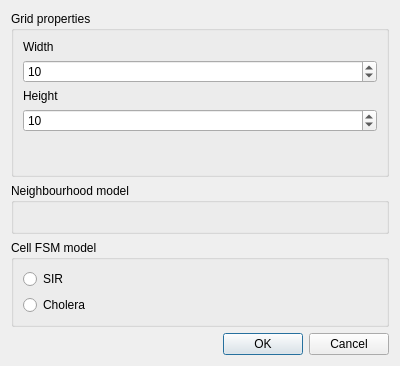
<?xml version="1.0" encoding="UTF-8"?>
<ui version="4.0">
 <class>Dialog</class>
 <widget class="QDialog" name="Dialog">
  <property name="geometry">
   <rect>
    <x>0</x>
    <y>0</y>
    <width>400</width>
    <height>366</height>
   </rect>
  </property>
  <property name="windowTitle">
   <string>Dialog</string>
  </property>
  <layout class="QVBoxLayout" name="verticalLayout_2">
   <item>
    <widget class="QGroupBox" name="groupBox">
     <property name="title">
      <string>Grid properties</string>
     </property>
     <layout class="QHBoxLayout" name="horizontalLayout">
      <item>
       <layout class="QVBoxLayout" name="shapeLayout"/>
      </item>
      <item>
       <layout class="QVBoxLayout" name="verticalLayout_4">
        <property name="topMargin">
         <number>0</number>
        </property>
        <property name="rightMargin">
         <number>0</number>
        </property>
        <item>
         <widget class="QLabel" name="label">
          <property name="text">
           <string>Width</string>
          </property>
         </widget>
        </item>
        <item>
         <widget class="QSpinBox" name="widthBox">
          <property name="maximum">
           <number>256</number>
          </property>
          <property name="value">
           <number>10</number>
          </property>
         </widget>
        </item>
        <item>
         <widget class="QLabel" name="label_2">
          <property name="text">
           <string>Height</string>
          </property>
         </widget>
        </item>
        <item>
         <widget class="QSpinBox" name="heightBox">
          <property name="maximum">
           <number>256</number>
          </property>
          <property name="value">
           <number>10</number>
          </property>
         </widget>
        </item>
        <item>
         <spacer name="verticalSpacer">
          <property name="orientation">
           <enum>Qt::Vertical</enum>
          </property>
          <property name="sizeHint" stdset="0">
           <size>
            <width>20</width>
            <height>40</height>
           </size>
          </property>
         </spacer>
        </item>
       </layout>
      </item>
     </layout>
    </widget>
   </item>
   <item>
    <widget class="QGroupBox" name="neighboursGroup">
     <property name="title">
      <string>Neighbourhood model</string>
     </property>
     <layout class="QVBoxLayout" name="verticalLayout">
      <item>
       <spacer name="verticalSpacer_2">
        <property name="orientation">
         <enum>Qt::Vertical</enum>
        </property>
        <property name="sizeHint" stdset="0">
         <size>
          <width>20</width>
          <height>16</height>
         </size>
        </property>
       </spacer>
      </item>
     </layout>
    </widget>
   </item>
   <item>
    <widget class="QGroupBox" name="groupBox_3">
     <property name="title">
      <string>Cell FSM model</string>
     </property>
     <layout class="QVBoxLayout" name="verticalLayout_3">
      <item>
       <widget class="QRadioButton" name="sirButton">
        <property name="text">
         <string>SIR</string>
        </property>
        <attribute name="buttonGroup">
         <string notr="true">modelsGroup</string>
        </attribute>
       </widget>
      </item>
      <item>
       <widget class="QRadioButton" name="choleraButton">
        <property name="text">
         <string>Cholera</string>
        </property>
        <attribute name="buttonGroup">
         <string notr="true">modelsGroup</string>
        </attribute>
       </widget>
      </item>
     </layout>
    </widget>
   </item>
   <item>
    <widget class="QDialogButtonBox" name="buttonBox">
     <property name="orientation">
      <enum>Qt::Horizontal</enum>
     </property>
     <property name="standardButtons">
      <set>QDialogButtonBox::Cancel|QDialogButtonBox::Ok</set>
     </property>
    </widget>
   </item>
  </layout>
 </widget>
 <resources/>
 <connections>
  <connection>
   <sender>buttonBox</sender>
   <signal>accepted()</signal>
   <receiver>Dialog</receiver>
   <slot>accept()</slot>
   <hints>
    <hint type="sourcelabel">
     <x>248</x>
     <y>254</y>
    </hint>
    <hint type="destinationlabel">
     <x>157</x>
     <y>274</y>
    </hint>
   </hints>
  </connection>
  <connection>
   <sender>buttonBox</sender>
   <signal>rejected()</signal>
   <receiver>Dialog</receiver>
   <slot>reject()</slot>
   <hints>
    <hint type="sourcelabel">
     <x>316</x>
     <y>260</y>
    </hint>
    <hint type="destinationlabel">
     <x>286</x>
     <y>274</y>
    </hint>
   </hints>
  </connection>
 </connections>
 <buttongroups>
  <buttongroup name="modelsGroup"/>
 </buttongroups>
</ui>
